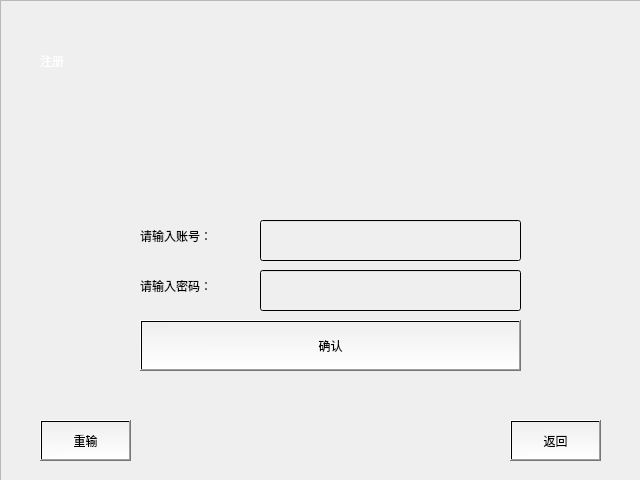
<?xml version="1.0" encoding="UTF-8"?>
<ui version="4.0">
 <class>RegisterForm</class>
 <widget class="QWidget" name="RegisterForm">
  <property name="geometry">
   <rect>
    <x>0</x>
    <y>0</y>
    <width>640</width>
    <height>480</height>
   </rect>
  </property>
  <property name="minimumSize">
   <size>
    <width>640</width>
    <height>480</height>
   </size>
  </property>
  <property name="maximumSize">
   <size>
    <width>640</width>
    <height>480</height>
   </size>
  </property>
  <property name="windowTitle">
   <string>注册</string>
  </property>
  <property name="styleSheet">
   <string notr="true">#frame{
background-image: url(:/login.png);
}</string>
  </property>
  <widget class="QFrame" name="frame">
   <property name="geometry">
    <rect>
     <x>0</x>
     <y>0</y>
     <width>641</width>
     <height>481</height>
    </rect>
   </property>
   <property name="styleSheet">
    <string notr="true">#frame{
background-image: url(:/BG.png);
}</string>
   </property>
   <property name="frameShape">
    <enum>QFrame::StyledPanel</enum>
   </property>
   <property name="frameShadow">
    <enum>QFrame::Raised</enum>
   </property>
   <widget class="QPushButton" name="pushButton_reset">
    <property name="geometry">
     <rect>
      <x>40</x>
      <y>420</y>
      <width>91</width>
      <height>41</height>
     </rect>
    </property>
    <property name="styleSheet">
     <string notr="true">background-color: qlineargradient(spread:pad, x1:0.503, y1:0.0227273, x2:0.512, y2:1, stop:0 rgba(0, 0, 0, 0), stop:1 rgba(255, 255, 255, 255));
font: 75 10pt &quot;等线&quot;;</string>
    </property>
    <property name="text">
     <string>重输</string>
    </property>
   </widget>
   <widget class="QLabel" name="label_3">
    <property name="geometry">
     <rect>
      <x>40</x>
      <y>10</y>
      <width>111</width>
      <height>101</height>
     </rect>
    </property>
    <property name="styleSheet">
     <string notr="true">font: 26pt &quot;黑体&quot;;
color:rgb(255, 255, 255);
</string>
    </property>
    <property name="text">
     <string>注册</string>
    </property>
    <property name="textFormat">
     <enum>Qt::AutoText</enum>
    </property>
   </widget>
   <widget class="QLineEdit" name="lineEdit_RegisterAccount">
    <property name="geometry">
     <rect>
      <x>260</x>
      <y>220</y>
      <width>261</width>
      <height>41</height>
     </rect>
    </property>
    <property name="styleSheet">
     <string notr="true">background-color: qlineargradient(spread:pad, x1:0, y1:1, x2:0, y2:1, stop:0 rgba(0, 0, 0, 0), stop:1 rgba(255, 255, 255, 255));
font: 12pt &quot;等线&quot;;
</string>
    </property>
   </widget>
   <widget class="QLabel" name="label">
    <property name="geometry">
     <rect>
      <x>140</x>
      <y>220</y>
      <width>121</width>
      <height>31</height>
     </rect>
    </property>
    <property name="styleSheet">
     <string notr="true">font: 12pt &quot;等线&quot;;</string>
    </property>
    <property name="text">
     <string>请输入账号：</string>
    </property>
   </widget>
   <widget class="QPushButton" name="pushButton_back">
    <property name="geometry">
     <rect>
      <x>510</x>
      <y>420</y>
      <width>91</width>
      <height>41</height>
     </rect>
    </property>
    <property name="styleSheet">
     <string notr="true">background-color: qlineargradient(spread:pad, x1:0.503, y1:0.0227273, x2:0.512, y2:1, stop:0 rgba(0, 0, 0, 0), stop:1 rgba(255, 255, 255, 255));
font: 75 10pt &quot;等线&quot;;</string>
    </property>
    <property name="text">
     <string>返回</string>
    </property>
   </widget>
   <widget class="QLabel" name="label_2">
    <property name="geometry">
     <rect>
      <x>140</x>
      <y>270</y>
      <width>121</width>
      <height>31</height>
     </rect>
    </property>
    <property name="styleSheet">
     <string notr="true">font: 12pt &quot;等线&quot;;</string>
    </property>
    <property name="text">
     <string>请输入密码：</string>
    </property>
   </widget>
   <widget class="QPushButton" name="pushButton_confrim">
    <property name="geometry">
     <rect>
      <x>140</x>
      <y>320</y>
      <width>381</width>
      <height>51</height>
     </rect>
    </property>
    <property name="styleSheet">
     <string notr="true">background-color: qlineargradient(spread:pad, x1:0.503, y1:0.0227273, x2:0.512, y2:1, stop:0 rgba(0, 0, 0, 0), stop:1 rgba(255, 255, 255, 255));
font: 75 12pt &quot;等线&quot;;</string>
    </property>
    <property name="text">
     <string>确认</string>
    </property>
   </widget>
   <widget class="QLineEdit" name="lineEdit_RegisterPassword">
    <property name="geometry">
     <rect>
      <x>260</x>
      <y>270</y>
      <width>261</width>
      <height>41</height>
     </rect>
    </property>
    <property name="styleSheet">
     <string notr="true">background-color: qlineargradient(spread:pad, x1:0, y1:1, x2:0, y2:1, stop:0 rgba(0, 0, 0, 0), stop:1 rgba(255, 255, 255, 255));
font: 12pt &quot;等线&quot;;
</string>
    </property>
    <property name="echoMode">
     <enum>QLineEdit::Password</enum>
    </property>
   </widget>
  </widget>
 </widget>
 <tabstops>
  <tabstop>lineEdit_RegisterAccount</tabstop>
  <tabstop>lineEdit_RegisterPassword</tabstop>
  <tabstop>pushButton_confrim</tabstop>
  <tabstop>pushButton_reset</tabstop>
  <tabstop>pushButton_back</tabstop>
 </tabstops>
 <resources/>
 <connections/>
</ui>
